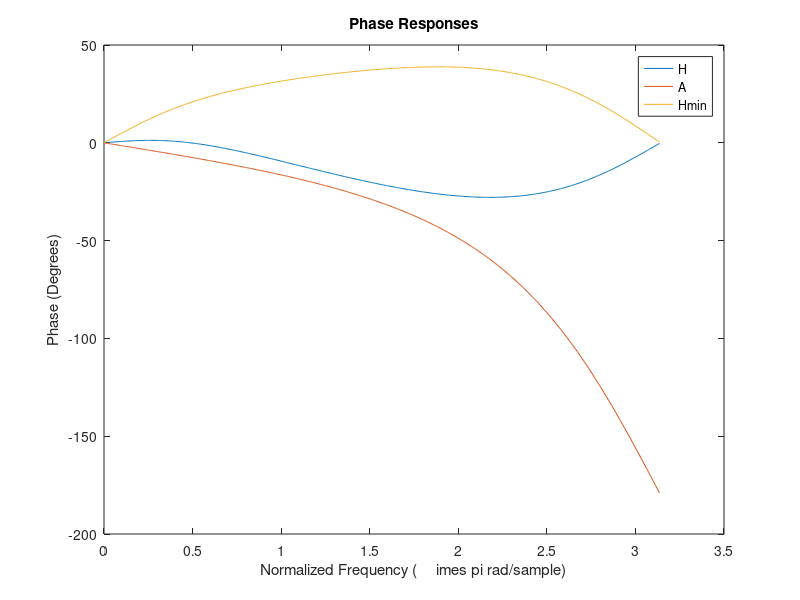

This chart was generated by the following MATLAB code:
% ECE310_Homework_2
% Kevin Kerliu
clear;
close all;
clc;
%%

% Question 1
% Part D

% H
z_H = [1/2; -4];
p_H = [1/3; -5/2; -5/2];
k_H = 1/18;
[b_H,a_H] = zp2tf(z_H,p_H,k_H);
[phi_H,w_H] = phasez(b_H,a_H);
deg_H = phi_H*180/pi;
% A
z_A = [-1/4; -5/2; -5/2];
p_A = [-4; -2/5; -2/5];
k_A = 16/25;
[b_A,a_A] = zp2tf(z_A,p_A,k_A);
[phi_A,w_A] = phasez(b_A,a_A);
deg_A = phi_A*180/pi;
% Hmin
z_Hmin = [1/2; -1/4; 0];
p_Hmin = [1/3; -2/5; -2/5];
k_Hmin = 8/225;
[b_Hmin,a_Hmin] = zp2tf(z_Hmin,p_Hmin,k_Hmin);
[phi_Hmin,w_Hmin] = phasez(b_Hmin,a_Hmin);
deg_Hmin = phi_Hmin*180/pi;

figure;
plot(w_H,deg_H);
hold on;
plot(w_A,deg_A);
hold on;
plot(w_Hmin,deg_Hmin);

title("Phase Responses");
xlabel("Normalized Frequency ( \times \pi rad/sample)");
ylabel("Phase (Degrees)");
legend("H","A","Hmin");